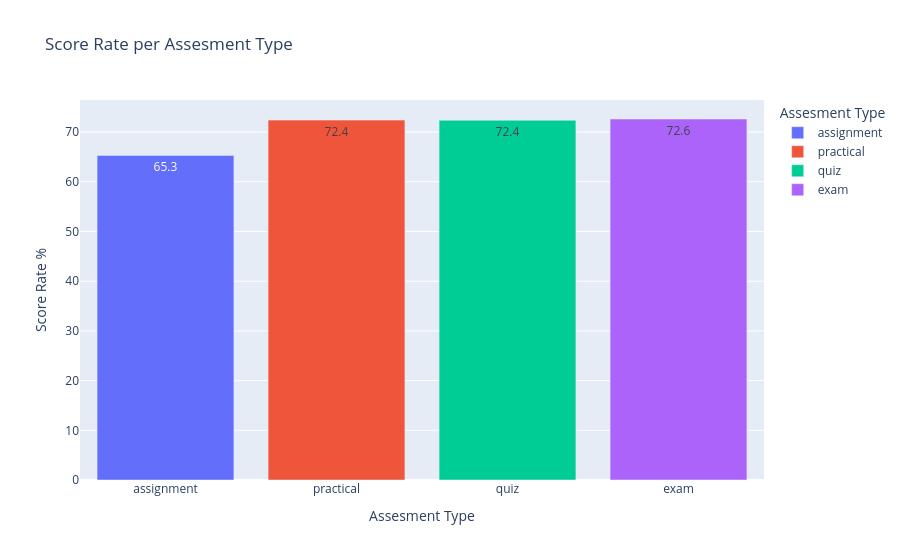

Notebook source saved alongside this figure:
### Code cell
df = load_df_from_mongo('assesment_grades')

fig = px.bar(df, 
              x='type', 
              y='score', 
              title='Score Rate per Assesment Type', 
              labels={'type':'Assesment Type', 'score':'Score Rate %'},
              color='type', 
              text_auto='0.1f',template='plotly',
              color_continuous_scale='RdYlBu')

fig.show()

### Figure 1 — Plotly figure (JSON) as saved in the notebook; plotly's stock layout.template omitted (floating-point values rounded to 4 significant figures)
{"data": [{"hovertemplate": "Assesment Type=%{x}<br>Score Rate %=%{y}<extra></extra>", "legendgroup": "assignment", "marker": {"color": "#636efa", "pattern": {"shape": ""}}, "name": "assignment", "orientation": "v", "showlegend": true, "textposition": "auto", "texttemplate": "%{y:0.1f}", "type": "bar", "x": ["assignment"], "xaxis": "x", "y": [65.31], "yaxis": "y"}, {"hovertemplate": "Assesment Type=%{x}<br>Score Rate %=%{y}<extra></extra>", "legendgroup": "practical", "marker": {"color": "#EF553B", "pattern": {"shape": ""}}, "name": "practical", "orientation": "v", "showlegend": true, "textposition": "auto", "texttemplate": "%{y:0.1f}", "type": "bar", "x": ["practical"], "xaxis": "x", "y": [72.41], "yaxis": "y"}, {"hovertemplate": "Assesment Type=%{x}<br>Score Rate %=%{y}<extra></extra>", "legendgroup": "quiz", "marker": {"color": "#00cc96", "pattern": {"shape": ""}}, "name": "quiz", "orientation": "v", "showlegend": true, "textposition": "auto", "texttemplate": "%{y:0.1f}", "type": "bar", "x": ["quiz"], "xaxis": "x", "y": [72.37], "yaxis": "y"}, {"hovertemplate": "Assesment Type=%{x}<br>Score Rate %=%{y}<extra></extra>", "legendgroup": "exam", "marker": {"color": "#ab63fa", "pattern": {"shape": ""}}, "name": "exam", "orientation": "v", "showlegend": true, "textposition": "auto", "texttemplate": "%{y:0.1f}", "type": "bar", "x": ["exam"], "xaxis": "x", "y": [72.63], "yaxis": "y"}], "layout": {"barmode": "relative", "legend": {"title": {"text": "Assesment Type"}, "tracegroupgap": 0}, "title": {"text": "Score Rate per Assesment Type"}, "xaxis": {"anchor": "y", "categoryarray": ["assignment", "practical", "quiz", "exam"], "categoryorder": "array", "domain": [0, 1], "title": {"text": "Assesment Type"}}, "yaxis": {"anchor": "x", "domain": [0, 1], "title": {"text": "Score Rate %"}}}}
